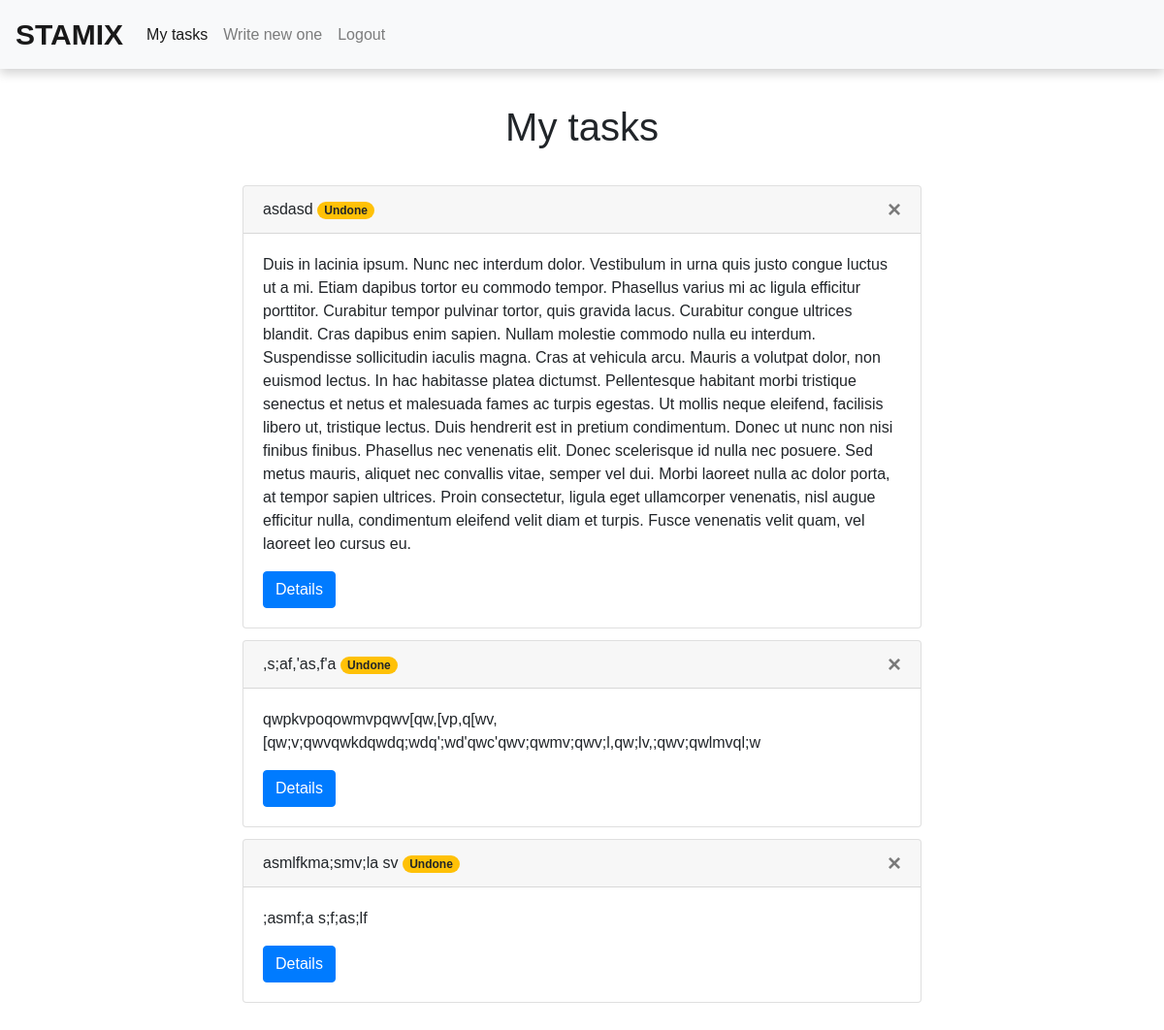
The app's page / (signed in), older data.
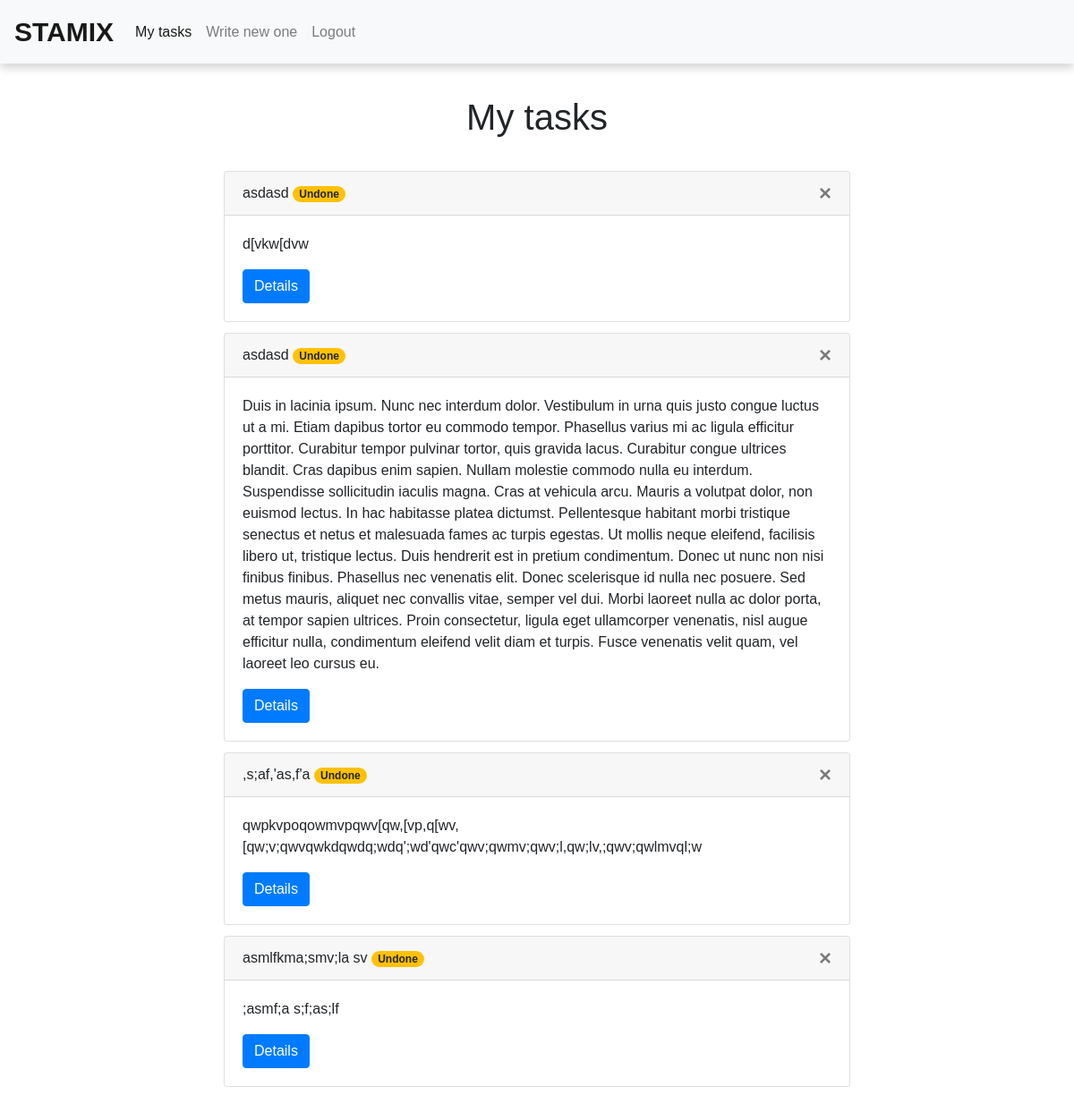
The same page, newer data.
### main/models.py (models this page shows, shortened)
class Task(models.Model):
    STATUS_CHOICES = (
                    ('Done', 'Done'),
                    ('Undone', 'Undone')
                    )
    user = models.ForeignKey(User, on_delete=models.CASCADE, null=True, blank=True)
    title = models.CharField('Name', max_length=60)
    task = models.TextField('Description')
    publish = models.DateTimeField(default=timezone.now)
    status = models.CharField(max_length=10, choices=STATUS_CHOICES, default='Undone')
    class Meta:
        verbose_name = 'TASK'
        verbose_name_plural = 'TASKS'

### main/views.py (the view)
# urls.py: path('', views.index, name='index'),
@login_required
def index(request):
    tasks = Task.objects.filter(user=request.user.id).order_by('-id')
    return render(request, 'main/index.html', {'title': 'My tasks', 'tasks': tasks})

### main/templates/main/index.html (shortened to what this page needs)
{% extends "main/base.html" %}
{% block href%}
<li class="nav-item active">
  <a class="nav-link" href="{% url 'index' %}">My tasks<span class="sr-only">(current)</span></a>
</li>
<li class="nav-item">
  <a class="nav-link" href="{% url 'new_task' %}">Write new one</a>
</li>
{% endblock %}
{% block list %}
  {% if tasks %}
  <div style="max-width: 70%; margin: 3% 15% 3% 15%;">
    <h1 style="text-align: center;">My tasks</h1>
  </div>
    <div style="margin-bottom: 3%;">
      {% for el in tasks %}
      <div class="outer">
        <div class="card" style="width: 100%; max-width: 700px; margin: 1% auto;">
          <div class="card-header">
            {% if el.status == 'Done' %}
            <s>{{ el.title }}</s>
            <span class="badge badge-pill badge-success">{{ el.status }}</span>
            {% else %}
            {{ el.title }}
            <span class="badge badge-pill badge-warning">{{ el.status }}</span>
            {% endif %}
            <a href="delete/{{ el.id }}">
              <button type="button" class="close">
                <form method="post" action="">
                  &times;
                </form>
              </button>
            </a>
          </div>
          <div class="card-body">
            {% if el.status == 'Done' %}
              <p class="card-text"><s>{{ el.task }}</s></p>
              <a href="{% url 'task_detail' pk=el.pk %}" class="btn btn-primary">Details</a>
            {% else %}
              <p class="card-text">{{ el.task }}</p>
              <a href="{% url 'task_detail' pk=el.pk %}" class="btn btn-primary">Details</a>
            {% endif %}
          </div>
        </div>
      {% endfor %}
    </div>
  {% else %}
    <div style="text-align: center; justify-content: center;">
      <div class="alert alert-danger" role="alert">
        Sorry, no tasks yet...
      </div>
    </div>
  {% endif %}
{% endblock %}

Row changes from the older to the newer data that the page shows:
added Task: title "asdasd", status "Undone", task "d[vkw[dvw"
